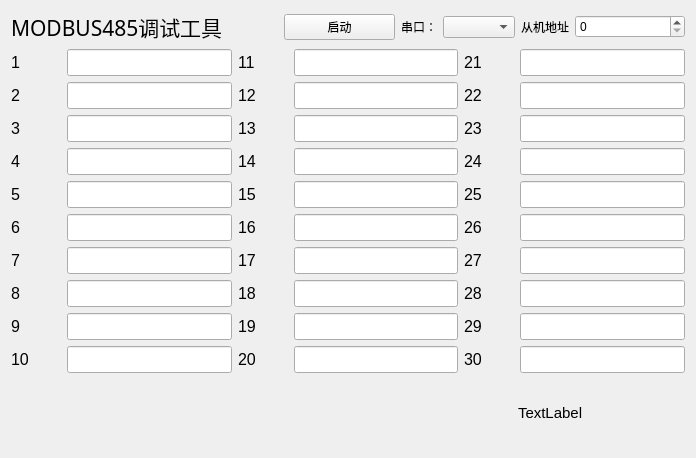
<?xml version="1.0" encoding="UTF-8"?>
<ui version="4.0">
 <class>Widget</class>
 <widget class="QWidget" name="Widget">
  <property name="geometry">
   <rect>
    <x>0</x>
    <y>0</y>
    <width>696</width>
    <height>458</height>
   </rect>
  </property>
  <property name="sizePolicy">
   <sizepolicy hsizetype="Preferred" vsizetype="Preferred">
    <horstretch>0</horstretch>
    <verstretch>0</verstretch>
   </sizepolicy>
  </property>
  <property name="windowTitle">
   <string>MODBUSRTU</string>
  </property>
  <layout class="QVBoxLayout" name="verticalLayout">
   <item>
    <layout class="QHBoxLayout" name="horizontalLayout" stretch="3,1,2,2,2,2,2">
     <item>
      <widget class="QLabel" name="label">
       <property name="font">
        <font>
         <family>Agency FB</family>
         <pointsize>16</pointsize>
        </font>
       </property>
       <property name="text">
        <string>MODBUS485调试工具</string>
       </property>
      </widget>
     </item>
     <item>
      <spacer name="horizontalSpacer">
       <property name="orientation">
        <enum>Qt::Horizontal</enum>
       </property>
       <property name="sizeHint" stdset="0">
        <size>
         <width>40</width>
         <height>20</height>
        </size>
       </property>
      </spacer>
     </item>
     <item>
      <widget class="QPushButton" name="btn_start">
       <property name="text">
        <string>启动</string>
       </property>
      </widget>
     </item>
     <item>
      <widget class="QLabel" name="label_2">
       <property name="sizePolicy">
        <sizepolicy hsizetype="Fixed" vsizetype="Preferred">
         <horstretch>0</horstretch>
         <verstretch>0</verstretch>
        </sizepolicy>
       </property>
       <property name="text">
        <string>串口：</string>
       </property>
      </widget>
     </item>
     <item>
      <widget class="QComboBox" name="comboBox_com">
       <property name="sizePolicy">
        <sizepolicy hsizetype="Fixed" vsizetype="Fixed">
         <horstretch>0</horstretch>
         <verstretch>0</verstretch>
        </sizepolicy>
       </property>
      </widget>
     </item>
     <item>
      <widget class="QLabel" name="label_3">
       <property name="sizePolicy">
        <sizepolicy hsizetype="Fixed" vsizetype="Preferred">
         <horstretch>0</horstretch>
         <verstretch>0</verstretch>
        </sizepolicy>
       </property>
       <property name="text">
        <string>从机地址</string>
       </property>
      </widget>
     </item>
     <item>
      <widget class="QSpinBox" name="spinBox_addr">
       <property name="sizePolicy">
        <sizepolicy hsizetype="Preferred" vsizetype="Fixed">
         <horstretch>0</horstretch>
         <verstretch>0</verstretch>
        </sizepolicy>
       </property>
       <property name="minimumSize">
        <size>
         <width>50</width>
         <height>0</height>
        </size>
       </property>
      </widget>
     </item>
    </layout>
   </item>
   <item>
    <layout class="QGridLayout" name="gridLayout" columnstretch="1,1,1,1,1,1">
     <item row="0" column="0">
      <widget class="QLabel" name="label_4">
       <property name="sizePolicy">
        <sizepolicy hsizetype="Preferred" vsizetype="Preferred">
         <horstretch>0</horstretch>
         <verstretch>0</verstretch>
        </sizepolicy>
       </property>
       <property name="minimumSize">
        <size>
         <width>50</width>
         <height>0</height>
        </size>
       </property>
       <property name="font">
        <font>
         <pointsize>12</pointsize>
        </font>
       </property>
       <property name="text">
        <string>1</string>
       </property>
      </widget>
     </item>
     <item row="0" column="1">
      <widget class="mylineedit" name="lineEdit_1">
       <property name="font">
        <font>
         <pointsize>12</pointsize>
        </font>
       </property>
      </widget>
     </item>
     <item row="0" column="2">
      <widget class="QLabel" name="label_14">
       <property name="sizePolicy">
        <sizepolicy hsizetype="Fixed" vsizetype="Preferred">
         <horstretch>0</horstretch>
         <verstretch>0</verstretch>
        </sizepolicy>
       </property>
       <property name="minimumSize">
        <size>
         <width>50</width>
         <height>0</height>
        </size>
       </property>
       <property name="font">
        <font>
         <pointsize>12</pointsize>
        </font>
       </property>
       <property name="text">
        <string>11</string>
       </property>
      </widget>
     </item>
     <item row="0" column="3">
      <widget class="mylineedit" name="lineEdit_11">
       <property name="font">
        <font>
         <pointsize>12</pointsize>
        </font>
       </property>
      </widget>
     </item>
     <item row="0" column="4">
      <widget class="QLabel" name="label_24">
       <property name="sizePolicy">
        <sizepolicy hsizetype="Fixed" vsizetype="Preferred">
         <horstretch>0</horstretch>
         <verstretch>0</verstretch>
        </sizepolicy>
       </property>
       <property name="minimumSize">
        <size>
         <width>50</width>
         <height>0</height>
        </size>
       </property>
       <property name="font">
        <font>
         <pointsize>12</pointsize>
        </font>
       </property>
       <property name="text">
        <string>21</string>
       </property>
      </widget>
     </item>
     <item row="0" column="5">
      <widget class="mylineedit" name="lineEdit_21">
       <property name="font">
        <font>
         <pointsize>12</pointsize>
        </font>
       </property>
      </widget>
     </item>
     <item row="1" column="0">
      <widget class="QLabel" name="label_5">
       <property name="sizePolicy">
        <sizepolicy hsizetype="Fixed" vsizetype="Preferred">
         <horstretch>0</horstretch>
         <verstretch>0</verstretch>
        </sizepolicy>
       </property>
       <property name="font">
        <font>
         <pointsize>12</pointsize>
        </font>
       </property>
       <property name="text">
        <string>2</string>
       </property>
      </widget>
     </item>
     <item row="1" column="1">
      <widget class="mylineedit" name="lineEdit_2">
       <property name="font">
        <font>
         <pointsize>12</pointsize>
        </font>
       </property>
      </widget>
     </item>
     <item row="1" column="2">
      <widget class="QLabel" name="label_15">
       <property name="sizePolicy">
        <sizepolicy hsizetype="Fixed" vsizetype="Preferred">
         <horstretch>0</horstretch>
         <verstretch>0</verstretch>
        </sizepolicy>
       </property>
       <property name="font">
        <font>
         <pointsize>12</pointsize>
        </font>
       </property>
       <property name="text">
        <string>12</string>
       </property>
      </widget>
     </item>
     <item row="1" column="3">
      <widget class="mylineedit" name="lineEdit_12">
       <property name="font">
        <font>
         <pointsize>12</pointsize>
        </font>
       </property>
      </widget>
     </item>
     <item row="1" column="4">
      <widget class="QLabel" name="label_25">
       <property name="sizePolicy">
        <sizepolicy hsizetype="Fixed" vsizetype="Preferred">
         <horstretch>0</horstretch>
         <verstretch>0</verstretch>
        </sizepolicy>
       </property>
       <property name="font">
        <font>
         <pointsize>12</pointsize>
        </font>
       </property>
       <property name="text">
        <string>22</string>
       </property>
      </widget>
     </item>
     <item row="1" column="5">
      <widget class="mylineedit" name="lineEdit_22">
       <property name="font">
        <font>
         <pointsize>12</pointsize>
        </font>
       </property>
      </widget>
     </item>
     <item row="2" column="0">
      <widget class="QLabel" name="label_6">
       <property name="sizePolicy">
        <sizepolicy hsizetype="Fixed" vsizetype="Preferred">
         <horstretch>0</horstretch>
         <verstretch>0</verstretch>
        </sizepolicy>
       </property>
       <property name="font">
        <font>
         <pointsize>12</pointsize>
        </font>
       </property>
       <property name="text">
        <string>3</string>
       </property>
      </widget>
     </item>
     <item row="2" column="1">
      <widget class="mylineedit" name="lineEdit_3">
       <property name="font">
        <font>
         <pointsize>12</pointsize>
        </font>
       </property>
      </widget>
     </item>
     <item row="2" column="2">
      <widget class="QLabel" name="label_16">
       <property name="sizePolicy">
        <sizepolicy hsizetype="Fixed" vsizetype="Preferred">
         <horstretch>0</horstretch>
         <verstretch>0</verstretch>
        </sizepolicy>
       </property>
       <property name="font">
        <font>
         <pointsize>12</pointsize>
        </font>
       </property>
       <property name="text">
        <string>13</string>
       </property>
      </widget>
     </item>
     <item row="2" column="3">
      <widget class="mylineedit" name="lineEdit_13">
       <property name="font">
        <font>
         <pointsize>12</pointsize>
        </font>
       </property>
      </widget>
     </item>
     <item row="2" column="4">
      <widget class="QLabel" name="label_26">
       <property name="sizePolicy">
        <sizepolicy hsizetype="Fixed" vsizetype="Preferred">
         <horstretch>0</horstretch>
         <verstretch>0</verstretch>
        </sizepolicy>
       </property>
       <property name="font">
        <font>
         <pointsize>12</pointsize>
        </font>
       </property>
       <property name="text">
        <string>23</string>
       </property>
      </widget>
     </item>
     <item row="2" column="5">
      <widget class="mylineedit" name="lineEdit_23">
       <property name="font">
        <font>
         <pointsize>12</pointsize>
        </font>
       </property>
      </widget>
     </item>
     <item row="3" column="0">
      <widget class="QLabel" name="label_7">
       <property name="sizePolicy">
        <sizepolicy hsizetype="Fixed" vsizetype="Preferred">
         <horstretch>0</horstretch>
         <verstretch>0</verstretch>
        </sizepolicy>
       </property>
       <property name="font">
        <font>
         <pointsize>12</pointsize>
        </font>
       </property>
       <property name="text">
        <string>4</string>
       </property>
      </widget>
     </item>
     <item row="3" column="1">
      <widget class="mylineedit" name="lineEdit_4">
       <property name="font">
        <font>
         <pointsize>12</pointsize>
        </font>
       </property>
      </widget>
     </item>
     <item row="3" column="2">
      <widget class="QLabel" name="label_17">
       <property name="sizePolicy">
        <sizepolicy hsizetype="Fixed" vsizetype="Preferred">
         <horstretch>0</horstretch>
         <verstretch>0</verstretch>
        </sizepolicy>
       </property>
       <property name="font">
        <font>
         <pointsize>12</pointsize>
        </font>
       </property>
       <property name="text">
        <string>14</string>
       </property>
      </widget>
     </item>
     <item row="3" column="3">
      <widget class="mylineedit" name="lineEdit_14">
       <property name="font">
        <font>
         <pointsize>12</pointsize>
        </font>
       </property>
      </widget>
     </item>
     <item row="3" column="4">
      <widget class="QLabel" name="label_27">
       <property name="sizePolicy">
        <sizepolicy hsizetype="Fixed" vsizetype="Preferred">
         <horstretch>0</horstretch>
         <verstretch>0</verstretch>
        </sizepolicy>
       </property>
       <property name="font">
        <font>
         <pointsize>12</pointsize>
        </font>
       </property>
       <property name="text">
        <string>24</string>
       </property>
      </widget>
     </item>
     <item row="3" column="5">
      <widget class="mylineedit" name="lineEdit_24">
       <property name="font">
        <font>
         <pointsize>12</pointsize>
        </font>
       </property>
      </widget>
     </item>
     <item row="4" column="0">
      <widget class="QLabel" name="label_8">
       <property name="sizePolicy">
        <sizepolicy hsizetype="Fixed" vsizetype="Preferred">
         <horstretch>0</horstretch>
         <verstretch>0</verstretch>
        </sizepolicy>
       </property>
       <property name="font">
        <font>
         <pointsize>12</pointsize>
        </font>
       </property>
       <property name="text">
        <string>5</string>
       </property>
      </widget>
     </item>
     <item row="4" column="1">
      <widget class="mylineedit" name="lineEdit_5">
       <property name="font">
        <font>
         <pointsize>12</pointsize>
        </font>
       </property>
      </widget>
     </item>
     <item row="4" column="2">
      <widget class="QLabel" name="label_18">
       <property name="sizePolicy">
        <sizepolicy hsizetype="Fixed" vsizetype="Preferred">
         <horstretch>0</horstretch>
         <verstretch>0</verstretch>
        </sizepolicy>
       </property>
       <property name="font">
        <font>
         <pointsize>12</pointsize>
        </font>
       </property>
       <property name="text">
        <string>15</string>
       </property>
      </widget>
     </item>
     <item row="4" column="3">
      <widget class="mylineedit" name="lineEdit_15">
       <property name="font">
        <font>
         <pointsize>12</pointsize>
        </font>
       </property>
      </widget>
     </item>
     <item row="4" column="4">
      <widget class="QLabel" name="label_28">
       <property name="sizePolicy">
        <sizepolicy hsizetype="Fixed" vsizetype="Preferred">
         <horstretch>0</horstretch>
         <verstretch>0</verstretch>
        </sizepolicy>
       </property>
       <property name="font">
        <font>
         <pointsize>12</pointsize>
        </font>
       </property>
       <property name="text">
        <string>25</string>
       </property>
      </widget>
     </item>
     <item row="4" column="5">
      <widget class="mylineedit" name="lineEdit_25">
       <property name="font">
        <font>
         <pointsize>12</pointsize>
        </font>
       </property>
      </widget>
     </item>
     <item row="5" column="0">
      <widget class="QLabel" name="label_9">
       <property name="sizePolicy">
        <sizepolicy hsizetype="Fixed" vsizetype="Preferred">
         <horstretch>0</horstretch>
         <verstretch>0</verstretch>
        </sizepolicy>
       </property>
       <property name="font">
        <font>
         <pointsize>12</pointsize>
        </font>
       </property>
       <property name="text">
        <string>6</string>
       </property>
      </widget>
     </item>
     <item row="5" column="1">
      <widget class="mylineedit" name="lineEdit_6">
       <property name="font">
        <font>
         <pointsize>12</pointsize>
        </font>
       </property>
      </widget>
     </item>
     <item row="5" column="2">
      <widget class="QLabel" name="label_19">
       <property name="sizePolicy">
        <sizepolicy hsizetype="Fixed" vsizetype="Preferred">
         <horstretch>0</horstretch>
         <verstretch>0</verstretch>
        </sizepolicy>
       </property>
       <property name="font">
        <font>
         <pointsize>12</pointsize>
        </font>
       </property>
       <property name="text">
        <string>16</string>
       </property>
      </widget>
     </item>
     <item row="5" column="3">
      <widget class="mylineedit" name="lineEdit_16">
       <property name="font">
        <font>
         <pointsize>12</pointsize>
        </font>
       </property>
      </widget>
     </item>
     <item row="5" column="4">
      <widget class="QLabel" name="label_29">
       <property name="sizePolicy">
        <sizepolicy hsizetype="Fixed" vsizetype="Preferred">
         <horstretch>0</horstretch>
         <verstretch>0</verstretch>
        </sizepolicy>
       </property>
       <property name="font">
        <font>
         <pointsize>12</pointsize>
        </font>
       </property>
       <property name="text">
        <string>26</string>
       </property>
      </widget>
     </item>
     <item row="5" column="5">
      <widget class="mylineedit" name="lineEdit_26">
       <property name="font">
        <font>
         <pointsize>12</pointsize>
        </font>
       </property>
      </widget>
     </item>
     <item row="6" column="0">
      <widget class="QLabel" name="label_10">
       <property name="sizePolicy">
        <sizepolicy hsizetype="Fixed" vsizetype="Preferred">
         <horstretch>0</horstretch>
         <verstretch>0</verstretch>
        </sizepolicy>
       </property>
       <property name="font">
        <font>
         <pointsize>12</pointsize>
        </font>
       </property>
       <property name="text">
        <string>7</string>
       </property>
      </widget>
     </item>
     <item row="6" column="1">
      <widget class="mylineedit" name="lineEdit_7">
       <property name="font">
        <font>
         <pointsize>12</pointsize>
        </font>
       </property>
      </widget>
     </item>
     <item row="6" column="2">
      <widget class="QLabel" name="label_20">
       <property name="sizePolicy">
        <sizepolicy hsizetype="Fixed" vsizetype="Preferred">
         <horstretch>0</horstretch>
         <verstretch>0</verstretch>
        </sizepolicy>
       </property>
       <property name="font">
        <font>
         <pointsize>12</pointsize>
        </font>
       </property>
       <property name="text">
        <string>17</string>
       </property>
      </widget>
     </item>
     <item row="6" column="3">
      <widget class="mylineedit" name="lineEdit_17">
       <property name="font">
        <font>
         <pointsize>12</pointsize>
        </font>
       </property>
      </widget>
     </item>
     <item row="6" column="4">
      <widget class="QLabel" name="label_30">
       <property name="sizePolicy">
        <sizepolicy hsizetype="Fixed" vsizetype="Preferred">
         <horstretch>0</horstretch>
         <verstretch>0</verstretch>
        </sizepolicy>
       </property>
       <property name="font">
        <font>
         <pointsize>12</pointsize>
        </font>
       </property>
       <property name="text">
        <string>27</string>
       </property>
      </widget>
     </item>
     <item row="6" column="5">
      <widget class="mylineedit" name="lineEdit_27">
       <property name="font">
        <font>
         <pointsize>12</pointsize>
        </font>
       </property>
      </widget>
     </item>
     <item row="7" column="0">
      <widget class="QLabel" name="label_11">
       <property name="sizePolicy">
        <sizepolicy hsizetype="Fixed" vsizetype="Preferred">
         <horstretch>0</horstretch>
         <verstretch>0</verstretch>
        </sizepolicy>
       </property>
       <property name="font">
        <font>
         <pointsize>12</pointsize>
        </font>
       </property>
       <property name="text">
        <string>8</string>
       </property>
      </widget>
     </item>
     <item row="7" column="1">
      <widget class="mylineedit" name="lineEdit_8">
       <property name="font">
        <font>
         <pointsize>12</pointsize>
        </font>
       </property>
      </widget>
     </item>
     <item row="7" column="2">
      <widget class="QLabel" name="label_21">
       <property name="sizePolicy">
        <sizepolicy hsizetype="Fixed" vsizetype="Preferred">
         <horstretch>0</horstretch>
         <verstretch>0</verstretch>
        </sizepolicy>
       </property>
       <property name="font">
        <font>
         <pointsize>12</pointsize>
        </font>
       </property>
       <property name="text">
        <string>18</string>
       </property>
      </widget>
     </item>
     <item row="7" column="3">
      <widget class="mylineedit" name="lineEdit_18">
       <property name="font">
        <font>
         <pointsize>12</pointsize>
        </font>
       </property>
      </widget>
     </item>
     <item row="7" column="4">
      <widget class="QLabel" name="label_31">
       <property name="sizePolicy">
        <sizepolicy hsizetype="Fixed" vsizetype="Preferred">
         <horstretch>0</horstretch>
         <verstretch>0</verstretch>
        </sizepolicy>
       </property>
       <property name="font">
        <font>
         <pointsize>12</pointsize>
        </font>
       </property>
       <property name="text">
        <string>28</string>
       </property>
      </widget>
     </item>
     <item row="7" column="5">
      <widget class="mylineedit" name="lineEdit_28">
       <property name="font">
        <font>
         <pointsize>12</pointsize>
        </font>
       </property>
      </widget>
     </item>
     <item row="8" column="0">
      <widget class="QLabel" name="label_12">
       <property name="sizePolicy">
        <sizepolicy hsizetype="Fixed" vsizetype="Preferred">
         <horstretch>0</horstretch>
         <verstretch>0</verstretch>
        </sizepolicy>
       </property>
       <property name="font">
        <font>
         <pointsize>12</pointsize>
        </font>
       </property>
       <property name="text">
        <string>9</string>
       </property>
      </widget>
     </item>
     <item row="8" column="1">
      <widget class="mylineedit" name="lineEdit_9">
       <property name="font">
        <font>
         <pointsize>12</pointsize>
        </font>
       </property>
      </widget>
     </item>
     <item row="8" column="2">
      <widget class="QLabel" name="label_22">
       <property name="sizePolicy">
        <sizepolicy hsizetype="Fixed" vsizetype="Preferred">
         <horstretch>0</horstretch>
         <verstretch>0</verstretch>
        </sizepolicy>
       </property>
       <property name="font">
        <font>
         <pointsize>12</pointsize>
        </font>
       </property>
       <property name="text">
        <string>19</string>
       </property>
      </widget>
     </item>
     <item row="8" column="3">
      <widget class="mylineedit" name="lineEdit_19">
       <property name="font">
        <font>
         <pointsize>12</pointsize>
        </font>
       </property>
      </widget>
     </item>
     <item row="8" column="4">
      <widget class="QLabel" name="label_32">
       <property name="sizePolicy">
        <sizepolicy hsizetype="Fixed" vsizetype="Preferred">
         <horstretch>0</horstretch>
         <verstretch>0</verstretch>
        </sizepolicy>
       </property>
       <property name="font">
        <font>
         <pointsize>12</pointsize>
        </font>
       </property>
       <property name="text">
        <string>29</string>
       </property>
      </widget>
     </item>
     <item row="8" column="5">
      <widget class="mylineedit" name="lineEdit_29">
       <property name="font">
        <font>
         <pointsize>12</pointsize>
        </font>
       </property>
      </widget>
     </item>
     <item row="9" column="0">
      <widget class="QLabel" name="label_13">
       <property name="sizePolicy">
        <sizepolicy hsizetype="Fixed" vsizetype="Preferred">
         <horstretch>0</horstretch>
         <verstretch>0</verstretch>
        </sizepolicy>
       </property>
       <property name="font">
        <font>
         <pointsize>12</pointsize>
        </font>
       </property>
       <property name="text">
        <string>10</string>
       </property>
      </widget>
     </item>
     <item row="9" column="1">
      <widget class="mylineedit" name="lineEdit_10">
       <property name="font">
        <font>
         <pointsize>12</pointsize>
        </font>
       </property>
      </widget>
     </item>
     <item row="9" column="2">
      <widget class="QLabel" name="label_23">
       <property name="sizePolicy">
        <sizepolicy hsizetype="Fixed" vsizetype="Preferred">
         <horstretch>0</horstretch>
         <verstretch>0</verstretch>
        </sizepolicy>
       </property>
       <property name="font">
        <font>
         <pointsize>12</pointsize>
        </font>
       </property>
       <property name="text">
        <string>20</string>
       </property>
      </widget>
     </item>
     <item row="9" column="3">
      <widget class="mylineedit" name="lineEdit_20">
       <property name="font">
        <font>
         <pointsize>12</pointsize>
        </font>
       </property>
      </widget>
     </item>
     <item row="9" column="4">
      <widget class="QLabel" name="label_33">
       <property name="sizePolicy">
        <sizepolicy hsizetype="Fixed" vsizetype="Preferred">
         <horstretch>0</horstretch>
         <verstretch>0</verstretch>
        </sizepolicy>
       </property>
       <property name="font">
        <font>
         <pointsize>12</pointsize>
        </font>
       </property>
       <property name="text">
        <string>30</string>
       </property>
      </widget>
     </item>
     <item row="9" column="5">
      <widget class="mylineedit" name="lineEdit_30">
       <property name="font">
        <font>
         <pointsize>12</pointsize>
        </font>
       </property>
      </widget>
     </item>
    </layout>
   </item>
   <item>
    <layout class="QHBoxLayout" name="horizontalLayout_2" stretch="3,1">
     <item>
      <widget class="QLabel" name="label_connect">
       <property name="sizePolicy">
        <sizepolicy hsizetype="Expanding" vsizetype="Preferred">
         <horstretch>0</horstretch>
         <verstretch>0</verstretch>
        </sizepolicy>
       </property>
       <property name="font">
        <font>
         <family>宋体</family>
         <pointsize>11</pointsize>
        </font>
       </property>
       <property name="text">
        <string/>
       </property>
      </widget>
     </item>
     <item>
      <widget class="QLabel" name="label_DataTime">
       <property name="font">
        <font>
         <pointsize>11</pointsize>
        </font>
       </property>
       <property name="layoutDirection">
        <enum>Qt::RightToLeft</enum>
       </property>
       <property name="text">
        <string>TextLabel</string>
       </property>
      </widget>
     </item>
    </layout>
   </item>
  </layout>
 </widget>
 <customwidgets>
  <customwidget>
   <class>mylineedit</class>
   <extends>QLineEdit</extends>
   <header>mylineedit.h</header>
  </customwidget>
 </customwidgets>
 <resources/>
 <connections/>
</ui>
